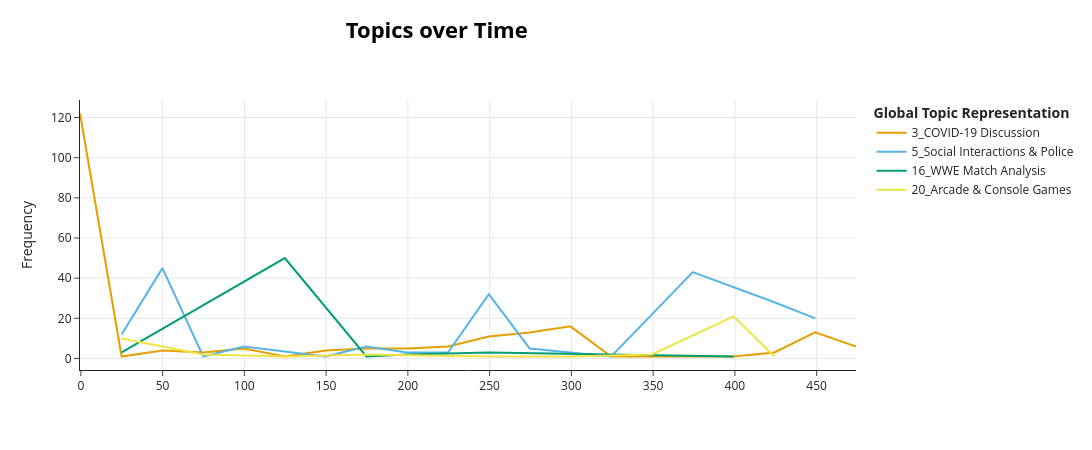

Source (notebook cell):
### Code cell
topic_model.visualize_topics_over_time(topics_over_time, topics=[16, 20, 5, 3])

### Figure 1 — Plotly figure (JSON) as saved in the notebook; plotly's stock layout.template omitted (floating-point values rounded to 4 significant figures)
{"data": [{"hoverinfo": "text", "hovertext": ["<b>Topic 3</b><br>Words: COVID-19 in South Africa", "<b>Topic 3</b><br>Words: Retirement Planning & Finances", "<b>Topic 3</b><br>Words: Recession Warnings", "<b>Topic 3</b><br>Words: Faith, Finance, and Society", "<b>Topic 3</b><br>Words: COVID-19 Experiences", "<b>Topic 3</b><br>Words: Walkerton Water Crisis", "<b>Topic 3</b><br>Words: Small Business Financial Aid", "<b>Topic 3</b><br>Words: Casual Conversation", "<b>Topic 3</b><br>Words: Personal Reflections During COVID-19", "<b>Topic 3</b><br>Words: Sinus Pain & Common Concerns", "<b>Topic 3</b><br>Words: Common Language", "<b>Topic 3</b><br>Words: Market Trends", "<b>Topic 3</b><br>Words: COVID-19 Communications & Patient Care", "<b>Topic 3</b><br>Words: Reflections on Life", "<b>Topic 3</b><br>Words: Racial Bias During Crisis", "<b>Topic 3</b><br>Words: Arcade Alien Podcast", "<b>Topic 3</b><br>Words: Children in Conflict Settings", "<b>Topic 3</b><br>Words: Data Analysis & Global Health Insights", "<b>Topic 3</b><br>Words: Unemployment Concerns"], "marker": {"color": "#E69F00"}, "mode": "lines", "name": "3_COVID-19 Discussion", "type": "scatter", "x": [-0.499, 24.95, 49.9, 74.85, 99.8, 124.8, 149.7, 174.7, 199.6, 224.6, 249.5, 274.4, 299.4, 324.4, 374.2, 399.2, 424.1, 449.1, 474.1], "y": [122, 1, 4, 3, 5, 1, 4, 5, 5, 6, 11, 13, 16, 1, 1, 1, 3, 13, 6]}, {"hoverinfo": "text", "hovertext": ["<b>Topic 5</b><br>Words: Social Commentary", "<b>Topic 5</b><br>Words: Law Enforcement", "<b>Topic 5</b><br>Words: Legal Troubles & Bail", "<b>Topic 5</b><br>Words: Black Pop Culture Commentary", "<b>Topic 5</b><br>Words: Community Education", "<b>Topic 5</b><br>Words: Martin Luther's Ideas", "<b>Topic 5</b><br>Words: General Discussion", "<b>Topic 5</b><br>Words: Race Relations", "<b>Topic 5</b><br>Words: Public Sentiment/Police Relations", "<b>Topic 5</b><br>Words: Samuel Payton's Decisions", "<b>Topic 5</b><br>Words: Colonial Slavery in America", "<b>Topic 5</b><br>Words: Race and Identity", "<b>Topic 5</b><br>Words: Police Interactions with Black People", "<b>Topic 5</b><br>Words: Portland Protests"], "marker": {"color": "#56B4E9"}, "mode": "lines", "name": "5_Social Interactions & Police", "type": "scatter", "x": [24.95, 49.9, 74.85, 99.8, 149.7, 174.7, 199.6, 224.6, 249.5, 274.4, 324.4, 374.2, 424.1, 449.1], "y": [12, 45, 1, 6, 1, 6, 3, 3, 32, 5, 1, 43, 28, 20]}, {"hoverinfo": "text", "hovertext": ["<b>Topic 16</b><br>Words: Baseball Fan Experience", "<b>Topic 16</b><br>Words: WWE Wrestling", "<b>Topic 16</b><br>Words: Fight/Altercation", "<b>Topic 16</b><br>Words: Combat Sports Viewing", "<b>Topic 16</b><br>Words: Wrestling Discussion", "<b>Topic 16</b><br>Words: Wrestling & Gaming"], "marker": {"color": "#009E73"}, "mode": "lines", "name": "16_WWE Match Analysis", "type": "scatter", "x": [24.95, 124.8, 174.7, 199.6, 249.5, 399.2], "y": [3, 50, 1, 2, 3, 1]}, {"hoverinfo": "text", "hovertext": ["<b>Topic 20</b><br>Words: Online Gaming Memories", "<b>Topic 20</b><br>Words: Procedural Souls-like Playthroughs", "<b>Topic 20</b><br>Words: Bomberman 64 Collection", "<b>Topic 20</b><br>Words: Gaming Reactions & Commentary", "<b>Topic 20</b><br>Words: Nostalgic Gaming Experiences", "<b>Topic 20</b><br>Words: Xbox Nostalgia & Loss", "<b>Topic 20</b><br>Words: Urban Exploration Game", "<b>Topic 20</b><br>Words: Random Musings", "<b>Topic 20</b><br>Words: Classic Arcade Games", "<b>Topic 20</b><br>Words: Online Gaming Culture"], "marker": {"color": "#F0E442"}, "mode": "lines", "name": "20_Arcade & Console Games", "type": "scatter", "x": [24.95, 74.85, 124.8, 174.7, 249.5, 274.4, 299.4, 349.3, 399.2, 424.1], "y": [10, 2, 1, 2, 1, 1, 1, 2, 21, 1]}], "layout": {"height": 450, "hoverlabel": {"bgcolor": "white", "font": {"family": "Rockwell", "size": 16}}, "legend": {"title": {"text": "<b>Global Topic Representation"}}, "title": {"font": {"color": "Black", "size": 22}, "text": "<b>Topics over Time</b>", "x": 0.4, "xanchor": "center", "y": 0.95, "yanchor": "top"}, "width": 1250, "xaxis": {"showgrid": true}, "yaxis": {"showgrid": true, "title": {"text": "Frequency"}}}}
